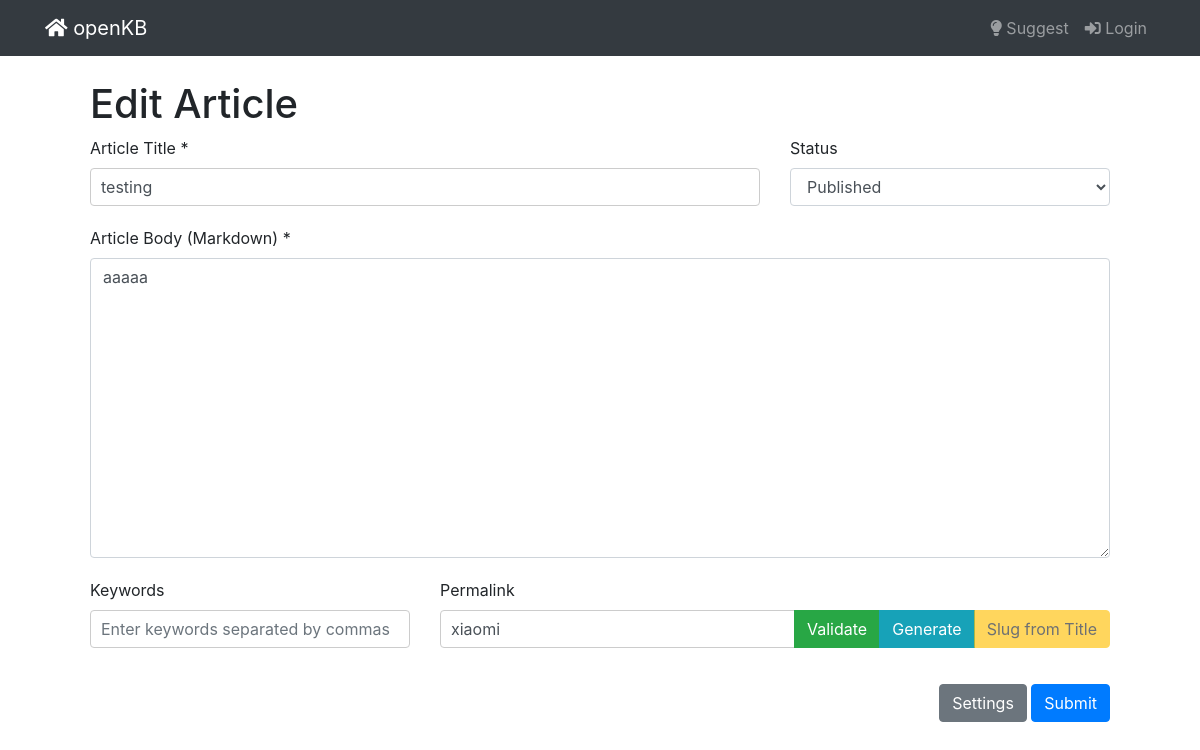
Before: /articles/2/edit/ with the older database file.
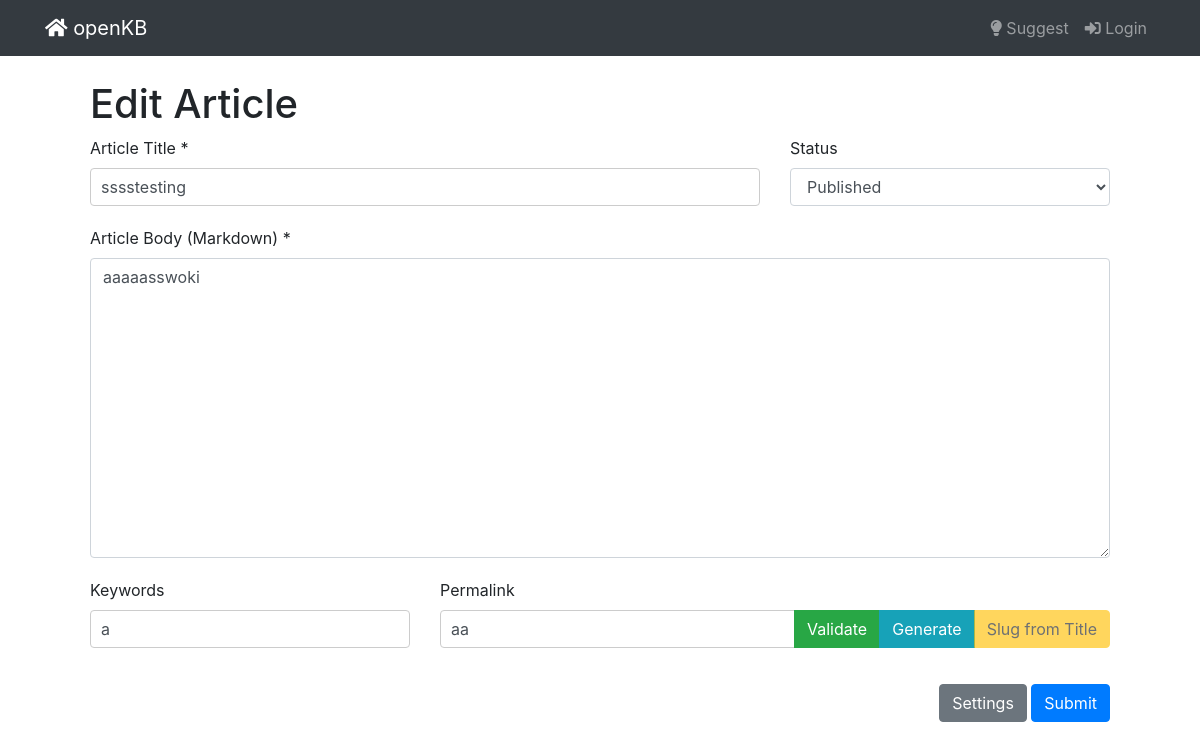
After: the same page with the newer database file.
### kb/models.py (models this page shows, shortened)
class Article(models.Model):
    title = models.CharField(max_length=255)
    content = MDTextField()
    created = models.DateTimeField(auto_now_add=True)
    updated = models.DateTimeField(auto_now=True)
    keywords = models.CharField(max_length=255)
    published = models.BooleanField(default=False)
    view_count = models.PositiveIntegerField(default=0)  # Added field for tracking views
    votes = models.IntegerField(default=0)
    permalink = models.SlugField(max_length=255, default='', null=True)
    seo_title = models.CharField(max_length=255, default='')
    seo_description = models.TextField(default='')
    author = models.ForeignKey('CustomUser', on_delete=models.CASCADE, null=True)

### kb/views.py (the view, shortened to what this page needs)
# urls.py: path('articles/<int:pk>/edit/', EditArticleView.as_view(), name='edit_article'),
class EditArticleView(UpdateView):
    model = Article
    form_class = ArticleForm
    template_name = 'articles/edit_article.html'
    context_object_name = 'article'

### templates/articles/edit_article.html (shortened to what this page needs)
{% extends 'base.html' %}
{% block content %}
{% include "nav.html" %}
<div class="container mt-5">
    <h1>Edit Article</h1>
    <form method="post" action="{% url 'edit_article' article.pk %}">
        <div class="row">
            <div class="col-md-8">
                <div class="form-group">
                    <label for="id_title">Article Title *</label>
                    {{ form.title }}
                </div>
            </div>
            <div class="col-md-4">
                <div class="form-group">
                    <label for="id_status">Status</label>
                    {{ form.status }}
                </div>
            </div>
        </div>
        <div class="form-group">
            <label for="id_content">Article Body (Markdown) *</label>
            {{ form.content }}
        </div>
        <div class="row">
            <div class="col-md-4">
                <div class="form-group">
                    <label for="id_keywords">Keywords</label>
                    {{ form.keywords }}
                </div>
            </div>
            <div class="col-md-8">
                <label for="id_permalink">Permalink</label>
                <div class="input-group">
                    {{ form.permalink }}
                    <div class="input-group-append">
                        <button type="button" id="validate_permalink" class="btn btn-success">Validate</button>
                        <button type="button" id="generate_permalink" class="btn btn-info">Generate</button>
                        <button type="button" id="slug_from_title" class="btn btn-warning" disabled>Slug from Title</button>
                    </div>
                </div>
            </div>
        </div>
        <div class="text-right mt-3">
            <button type="button" class="btn btn-secondary" onclick="toggleSettings()">Settings</button>
            <button type="submit" class="btn btn-primary">Submit</button>
        </div>
    </form>
</div>
{% endblock %}

Changed rows visible on the page:
changed Article: title "testing" → "sssstesting"; content "aaaaa" → "aaaaasswoki"; keywords (not shown) → "a"; permalink "xiaomi" → "aa"
